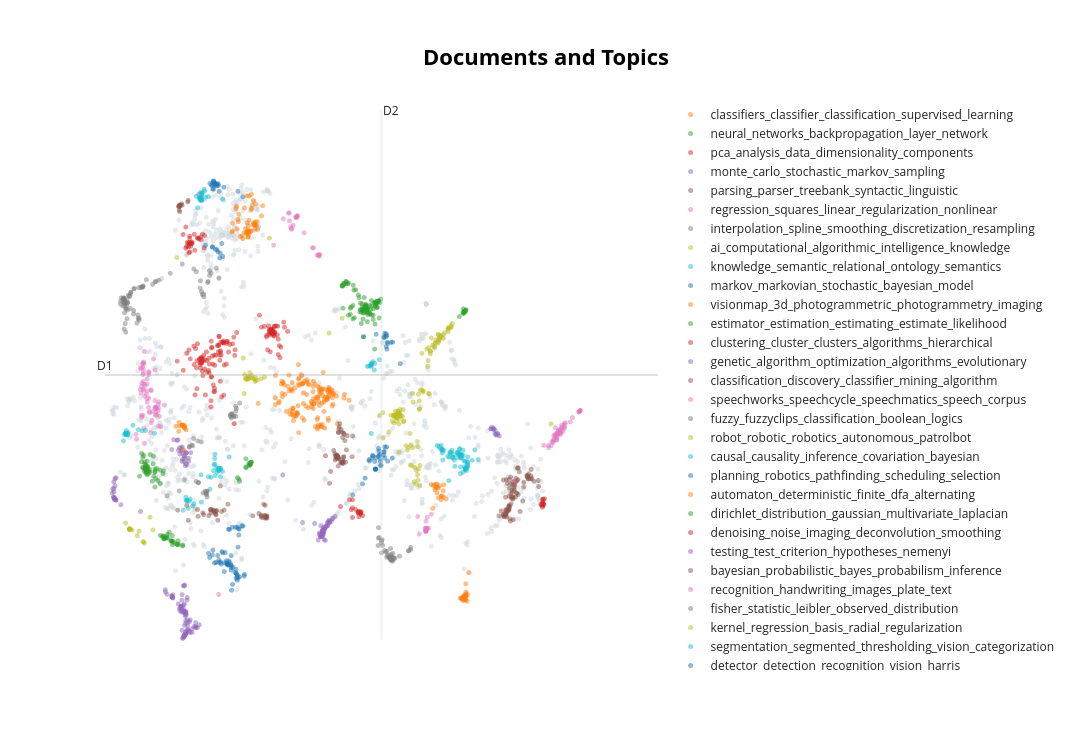

The notebook cell saved with this chart:
### Code cell
topic_model.visualize_documents(ai_terms, reduced_embeddings=reduced_embeddings, hide_annotations=True, hide_document_hover=False, custom_labels=True)
